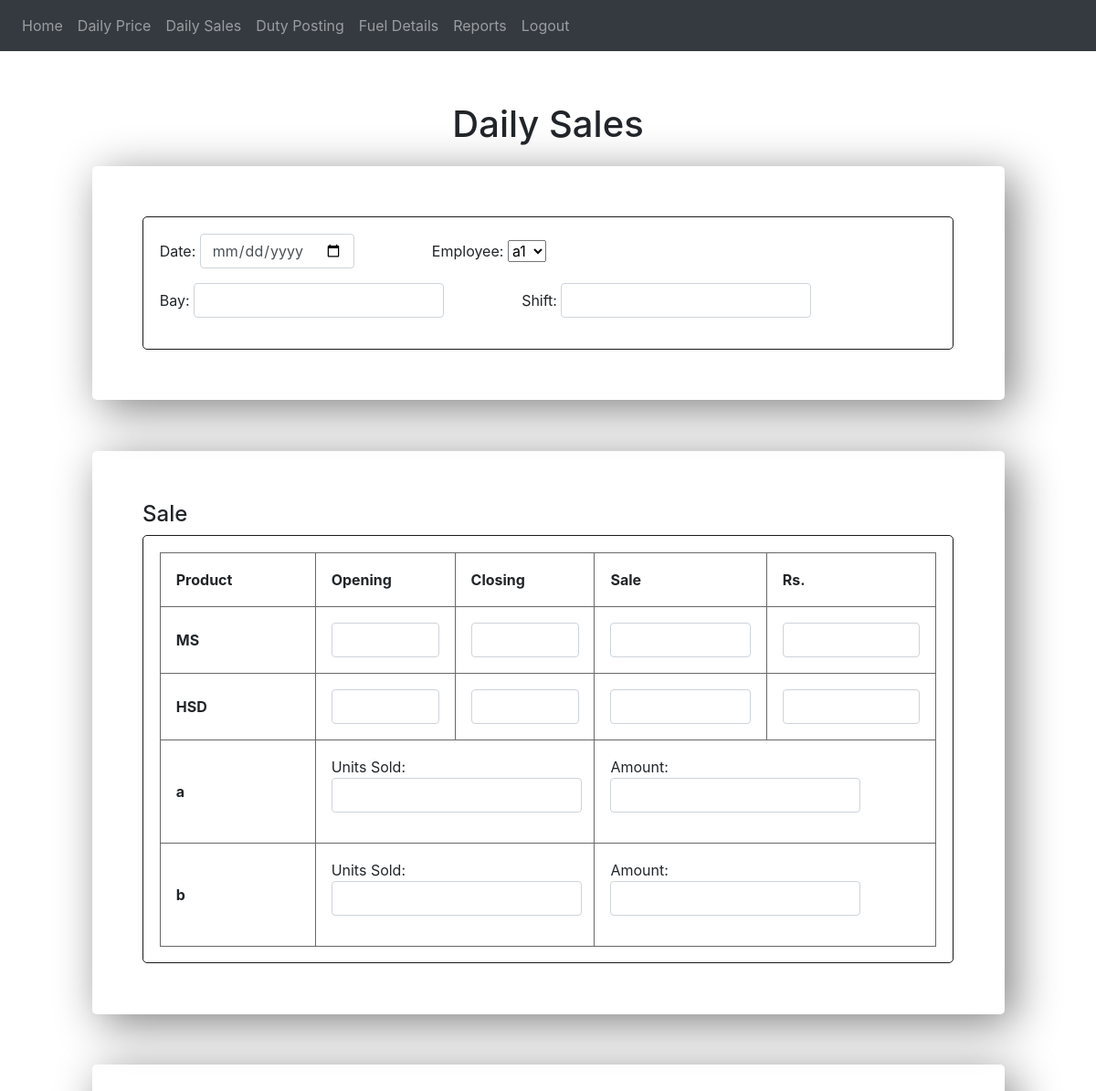
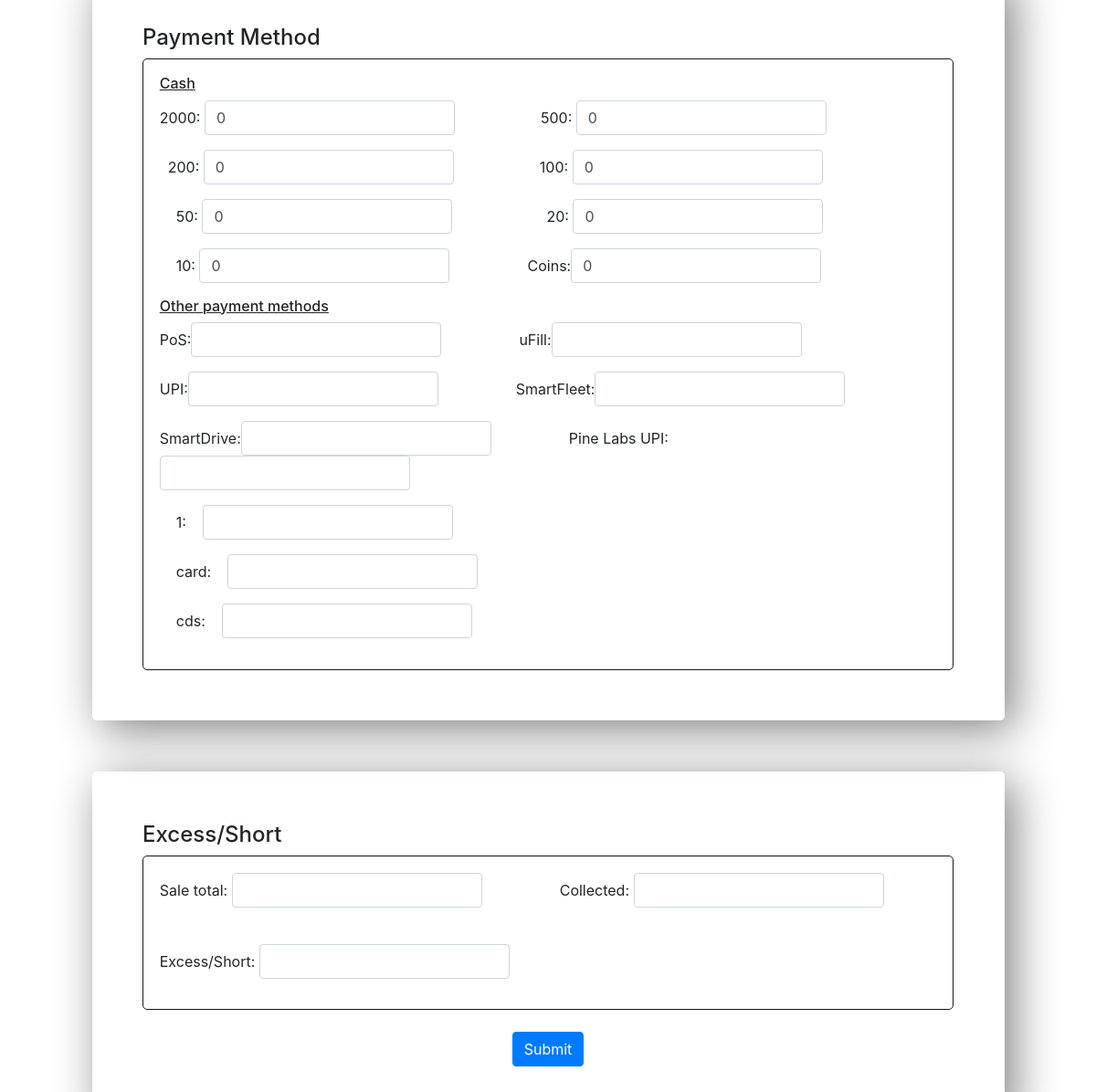
The app's page /dailysales (signed in), older data (2 pictures, top to bottom).
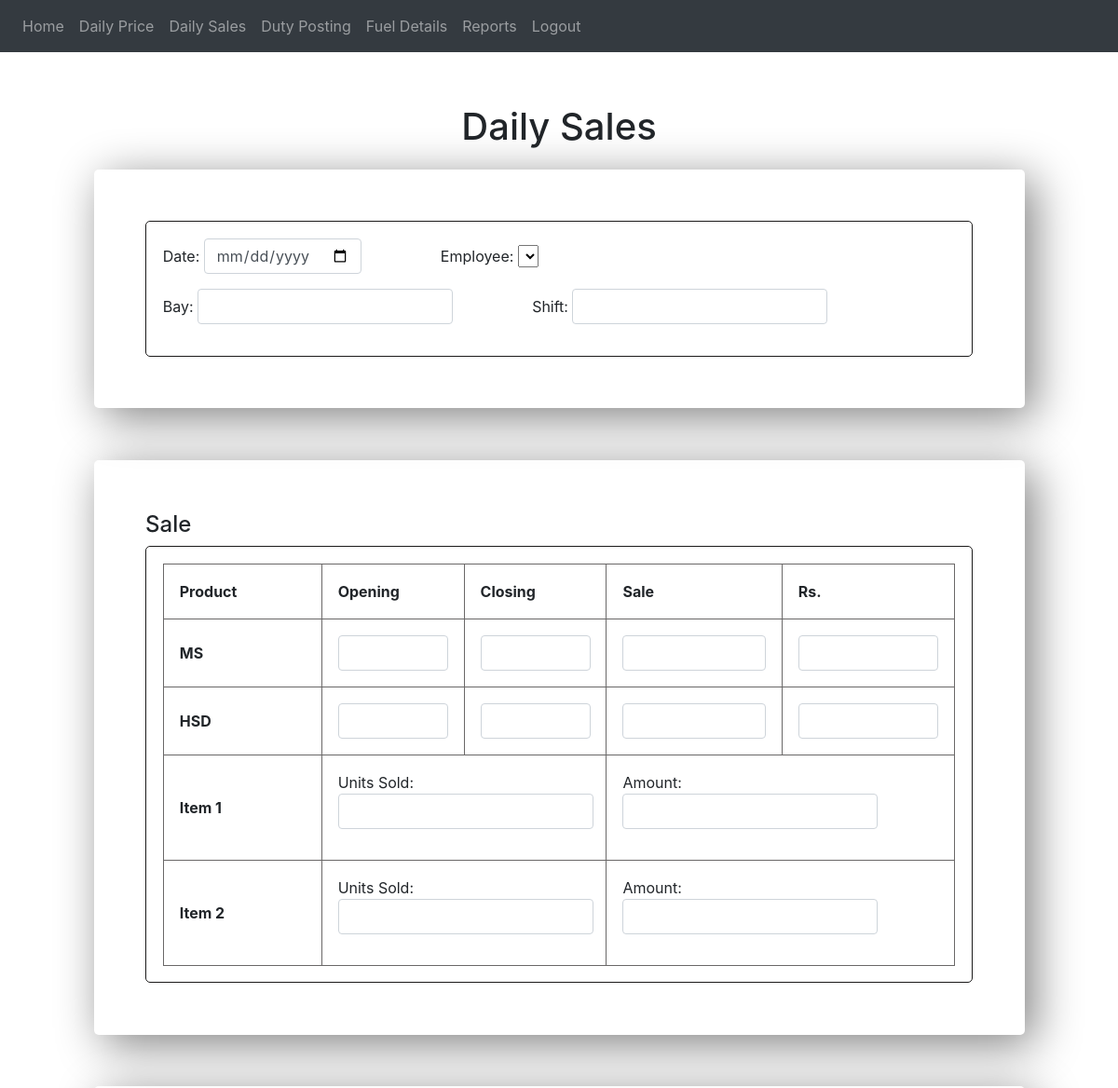
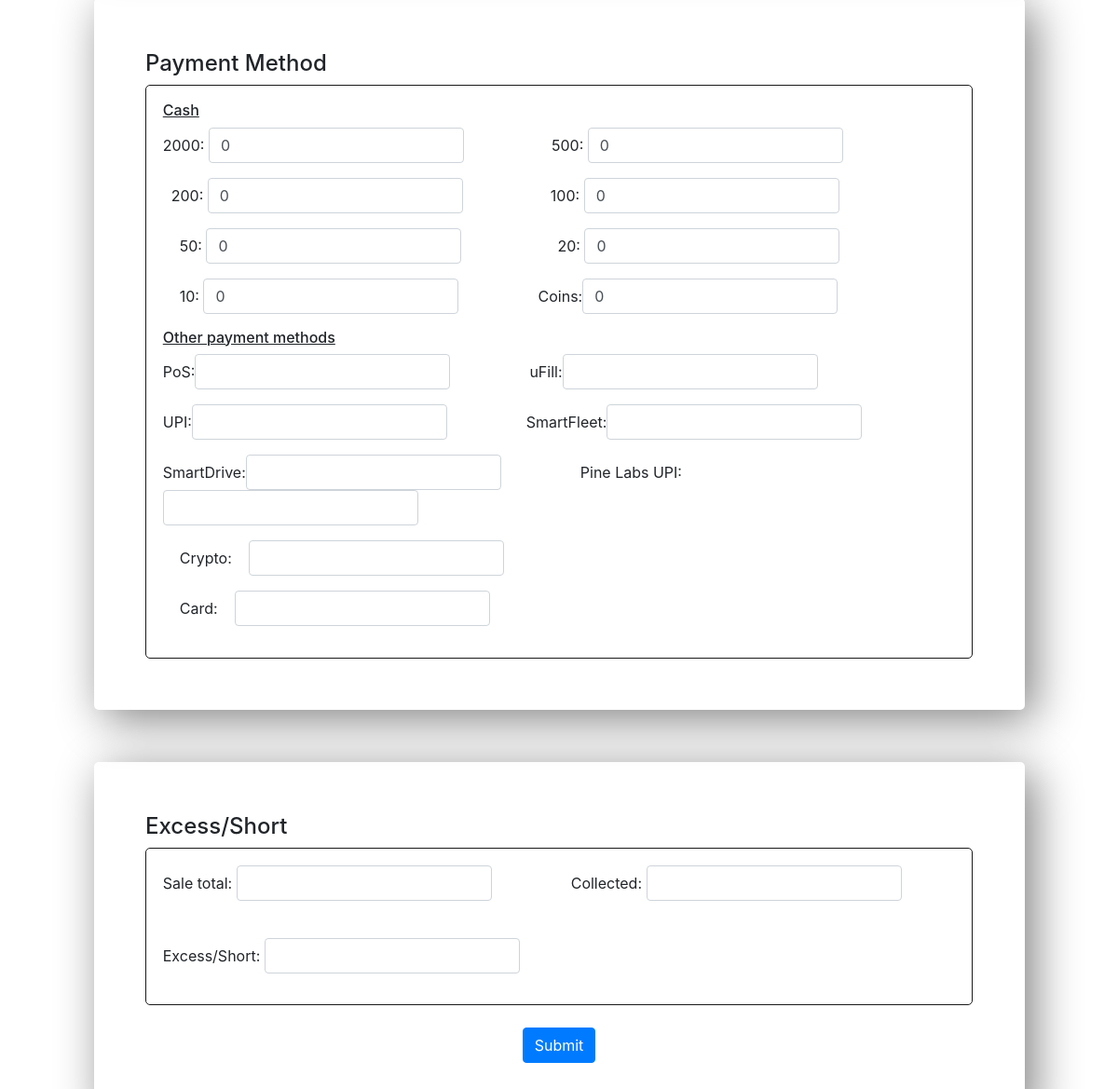
The same page, newer data (2 pictures, top to bottom).
### website/models.py (models this page shows)
class inventory(db.Model):
    inv_id = db.Column(db.Integer, primary_key = True)
    name = db.Column(db.String(150))
    stock = db.Column(db.Integer)
    price = db.Column(db.Integer)

class payment_method(db.Model):
    payment_method = db.Column(db.String(100), primary_key = True)

### website/views.py (the view, shortened to what this page needs)
@views.route('/dailysales', methods=['GET','POST'])
@login_required
def dailysales():
    items = inventory.query.all()
    date = request.form.get("date")
    emp_id = request.form.get("emp_id")
    bay = request.form.get("bay")
    shift = request.form.get("shift")
    ms_opening = request.form.get("ms_opening")
    ms_closing = request.form.get("ms_closing")
    ms_sales = request.form.get("ms_sales")
    ms_amount = request.form.get("ms_amount")
    hsd_opening = request.form.get("hsd_opening")
    hsd_closing = request.form.get("hsd_closing")
    hsd_sales = request.form.get("hsd_sales")
    hsd_amount = request.form.get("hsd_amount")
    s_total = request.form.get("stotal")
    two_thousand = request.form.get("two_thousand")
    five_hundred = request.form.get("five_hundred")
    two_hundred = request.form.get("two_hundred")
    one_hundred = request.form.get("one_hundred")
    fifty = request.form.get("fifty")
    twenty = request.form.get("twenty")
    ten = request.form.get("ten")
    coins = request.form.get("coins")
    pos = request.form.get("pos")
    ufill = request.form.get("ufill")
    upi = request.form.get("upi")
    smartfleet = request.form.get("smartfleet")
    smartdrive = request.form.get("smartdrive")
    pinelabs = request.form.get("pinelabs")
    dtotal = request.form.get("dtotal")
    diff = request.form.get("diff")
    employees = employee.query.all()
    salelist=[]
    print(salelist)
    pays = payment_method.query.all()
    return render_template("dailysales.html",user=current_user, employees=employees, items=items,pays=pays)

### website/templates/dailysales.html (shortened to what the changed rows need)
{% extends 'base.html' %}
{% block content %}
<head>
</head>
<h1 align="center" style="margin-top: 5%;">Daily Sales</h1>
<form method="POST">
      <div
            style="margin: 5%; margin-top: 2%; border: black 2px; padding: 5%; border-radius: 5px; box-shadow: 10px 10px 50px grey">
            <div style="border: solid rgb(27, 26, 26) 1px; border-radius: 5px; padding: 2%;">
                  <div class="form-group form-inline">
                        <label for="date">Date:&nbsp;</label>
                        <input type="date" class="form-control" id="date" name="date" style="margin-right: 10%;" />
                        <label for="name">Employee:&nbsp;</label>
                        <select id = "emp_id" name="emp_id">
                              {% for employee in employees %}
                                    <option value="{{employee.emp_id}}">{{employee.name}}</option>
                              {% endfor %}
                        </select>
                  </div>
            </div>
      </div>
      <div
            style="margin: 5%; margin-top: 2%; border: black 2px; padding: 5%; border-radius: 5px; box-shadow: 10px 10px 50px grey">
            <div style="border: solid rgb(27, 26, 26) 1px; border-radius: 5px; padding: 2%;">
                  <table>
                        <tr>
                              <th style="width: 20%;">
                                    Product
                              </th>
                              <th>
                                    Opening
                              </th>
                              <th>
                                    Closing
                              </th>
                              <th>
                                    Sale
                              </th>
                              <th>
                                    Rs.
                              </th>
                        </tr>
                        <tr>
                              <th class="w-auto">
                                    MS &nbsp;
                              </th>
                        </tr>
                        <tr>
                              <th class="w-auto">
                                    HSD &nbsp;
                              </th>
                        </tr>
                        {% for item in items %}
                        <tr>
                              <th>
                                    {{item.name}}
                              </th>
                              <td colspan="2">
                                    <div class="form-group form-inline">
                                          <label for="units_sold">Units Sold:&nbsp;</label>
                                          <input type="text" class="form-control" id="units_sold{{item.inv_id}}" name="units_sold{{item.inv_id}}"
                                                style="margin-right: 10%;"/>
                                    </div>
                              </td>
                              <td colspan="2">
                                    <div class="form-group form-inline">
                                          <label for="units_sale">Amount:&nbsp;</label>
                                          <input type="text" class="form-control" id="units_sale{{item.inv_id}}" name="units_sale{{item.inv_id}}"
                                                style="margin-right: 10%;"/>
                                    </div>
                              </td>
                        </tr>
                        {% endfor %}
                  </table>
            </div>
      </div>
      <div
            style="margin: 5%; margin-top: 2%; border: black 2px; padding: 5%; border-radius: 5px; box-shadow: 10px 10px 50px grey">
            <div style="border: solid rgb(27, 26, 26) 1px; border-radius: 5px; padding: 2%;">
                  <div>
                  {% for pay in pays %}
                  <div class="form-group form-inline">
                        <label for="ten">&nbsp;&nbsp;&nbsp;&nbsp;{{pay.payment_method}}:&nbsp;&nbsp;&nbsp;&nbsp;</label>
                        <input type="text" class="form-control" id="pay.payment_method" name="pay.payment_method" style="margin-right: 10%;" />
                  </div>
                  {% endfor %}
                  </div>
            </div>
      </div>
      </div>
{% endblock %}

Row changes from the older to the newer data that the page shows:
removed payment_method: payment_method "1"
removed payment_method: payment_method "card"
removed payment_method: payment_method "cds"
changed inventory: name "a" → "Item 1"
changed inventory: name "b" → "Item 2"
added payment_method: payment_method "Crypto"
added payment_method: payment_method "Card"
Text that changed along with them:
form field emp_id: "a1" → (not shown)
